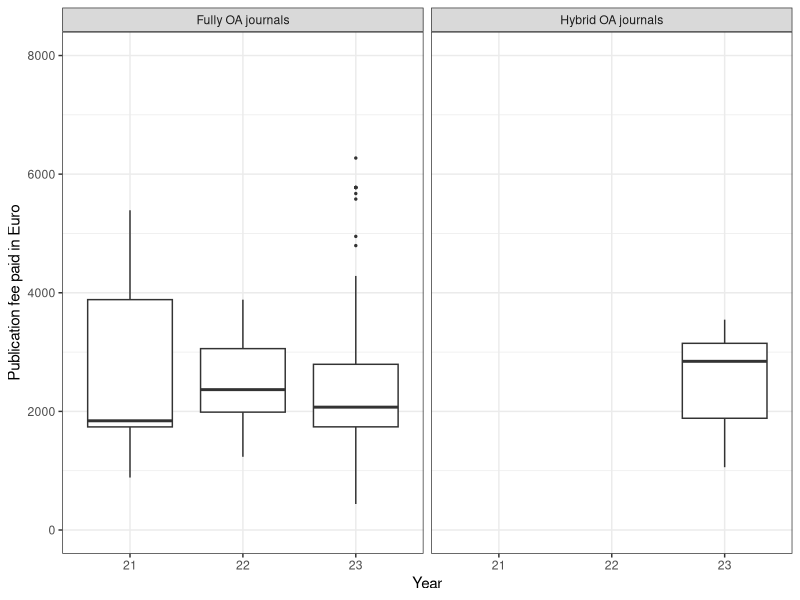
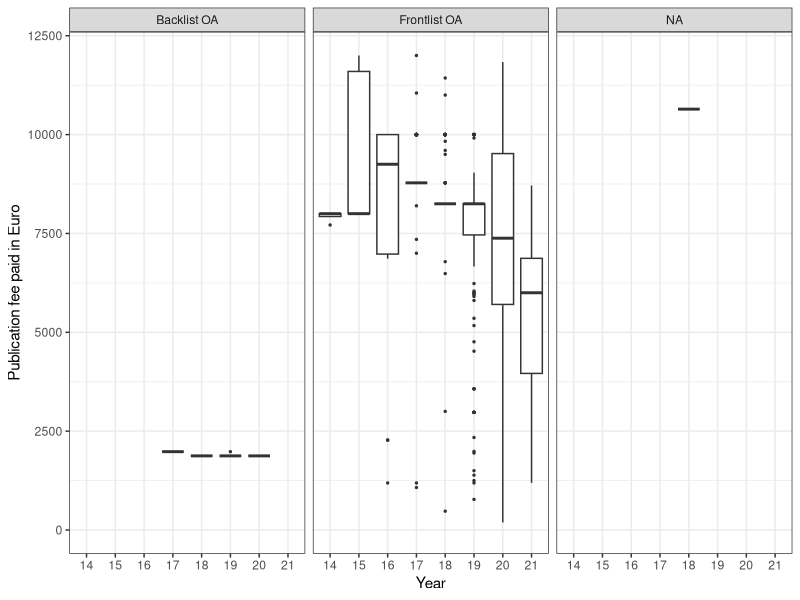

These figures' R source, in order:
## ---- chunk 1

knitr::opts_knit$set(base.url = "/")
knitr::opts_chunk$set(
  comment = "#>",
  collapse = TRUE,
  warning = FALSE,
  message = FALSE,
  echo = FALSE,
  fig.width = 9,
  fig.height = 6
)
options(scipen = 999, digits = 2, tibble.width = Inf, tibble.print_max = Inf)

knitr::knit_hooks$set(inline = function(x) {
  prettyNum(x, big.mark = ",")
})
## ---- chunk 2
require(dplyr)
require(stringr)
require(ggplot2)
## ---- chunk 3
my_apc <- readr::read_csv("data/apc_de.csv")
my_bpc <- readr::read_csv("data/bpc.csv")
## ---- chunk 4

fully_oa <- my_apc %>% filter(is_hybrid == FALSE)
hybrid <- my_apc %>% filter(is_hybrid == TRUE)

## ---- chunk 5
p <- my_apc %>%
  mutate(is_hybrid = ifelse(.$is_hybrid, "Hybrid OA journals", "Fully OA journals")) %>% 
  mutate(short_period = str_sub(period, 3 ,4)) %>%
  ggplot(aes(factor(short_period), euro)) +
  geom_boxplot(outlier.size = 0.5) +
  xlab("Year") +
  ylab("Publication fee paid in Euro") +
  scale_y_continuous(limits = c(0,8000)) + 
  facet_grid(~is_hybrid) +
  theme_bw()
  ggsave(p, path = "figure/", filename = "boxplot_oa.png", width=9, height=4.5, units="in", device = "png")
## ---- chunk 6

oa_grouped <- my_apc %>%
    filter(is_hybrid == FALSE) %>%
    select(period, euro) %>%
    group_by(period) %>%
    summarise(
        n = n(),
        mean = mean(euro),
        median = median(euro),
        min = min(euro),
        max = max(euro)
    ) %>%
    mutate(n = format(n, big.mark=","), 
           mean = format(mean, big.mark=","),
           median = format(median, big.mark=","),
           min = format(min, big.mark=","),
           max = format(max, big.mark=","),
           minmax = str_c(min, " - ", max)
    ) %>%
    select(period, oa_n = n, oa_mean = mean, oa_median = median, oa_min_max = 'minmax')

hyb_grouped <- my_apc %>%
    filter(is_hybrid == TRUE) %>%
    select(period, euro) %>%
    group_by(period) %>%
    summarise(
        n = n(),
        mean = mean(euro),
        median = median(euro),
        min = min(euro),
        max = max(euro)
    ) %>%
    mutate(n = format(n, big.mark=","), 
           mean = format(mean, big.mark=","),
           median = format(median, big.mark=","),
           min = format(min, big.mark=","),
           max = format(max, big.mark=","),
           minmax = str_c(min, " - ", max)
    ) %>%
    select(period, hyb_n = n, hyb_mean = mean, hyb_median = median, hyb_min_max = 'minmax')

full_join(oa_grouped, hyb_grouped) %>%
knitr::kable(col.names = c("period", "OA articles", "OA mean", "OA median", "OA min - max", "Hybrid Articles", "Hybrid mean", "Hybrid median", "Hybrid min - max"), align = c("l","r", "r", "r", "r", "r", "r", "r", "r"))

## ---- chunk 7
p <- my_bpc %>%
  mutate(backlist_oa = ifelse(.$backlist_oa, "Backlist OA", "Frontlist OA")) %>% 
  mutate(short_period = str_sub(period, 3 ,4)) %>%
  ggplot(aes(factor(short_period), euro)) +
  geom_boxplot(outlier.size = 0.5) +
  xlab("Year") +
  ylab("Publication fee paid in Euro") +
  scale_y_continuous(limits = c(0,12000)) + 
  facet_grid(~backlist_oa) +
  theme_bw()
  ggsave(p, path = "figure/", filename = "boxplot_bpcs.png", width=9, height=4.5, units="in", device = "png")
## ---- chunk 8

frontlist_grouped <- my_bpc %>%
    filter(backlist_oa == FALSE) %>%
    select(period, euro) %>%
    group_by(period) %>%
    summarise(
        n = n(),
        mean = mean(euro),
        median = median(euro),
        min = min(euro),
        max = max(euro)
    ) %>%
    mutate(n = format(n, big.mark=","), 
           mean = format(mean, big.mark=","),
           median = format(median, big.mark=","),
           min = format(min, big.mark=","),
           max = format(max, big.mark=","),
           minmax = str_c(min, " - ", max)
    ) %>%
    select(period,frontlist_n = n,frontlist_mean = mean,frontlist_median = median,frontlist_min_max = minmax)

backlist_grouped <- my_bpc %>%
    filter(backlist_oa == TRUE) %>%
    select(period, euro) %>%
    group_by(period) %>%
   summarise(
        n = n(),
        mean = mean(euro),
        median = median(euro),
        min = min(euro),
        max = max(euro)
    ) %>%
    mutate(n = format(n, big.mark=","), 
           mean = format(mean, big.mark=","),
           median = format(median, big.mark=","),
           min = format(min, big.mark=","),
           max = format(max, big.mark=","),
           minmax = str_c(min, " - ", max)
    ) %>%
    select(period, backlist_n = n, backlist_mean = mean, backlist_median = median, backlist_min_max = minmax)

full_join(frontlist_grouped, backlist_grouped) %>%
knitr::kable(col.names = c("period", "Frontlist books", "mean BPC", "median BPC", "BPC min - max", "Backlist books", "mean BPC", "median BPC", "BPC min - max"), align = c("l","r", "r", "r", "r", "r", "r", "r", "r"))

## ---- chunk 9

my.apc <- readr::read_csv("data/apc_de.csv")

my.apc_doi <- my.apc[!is.na(my.apc$doi), ]
my.apc_pmid <- my.apc[!is.na(my.apc$pmid), ]
my.apc_pmcid <- my.apc[!is.na(my.apc$pmcid), ]
my.apc_ut <- my.apc[!is.na(my.apc$ut), ]
